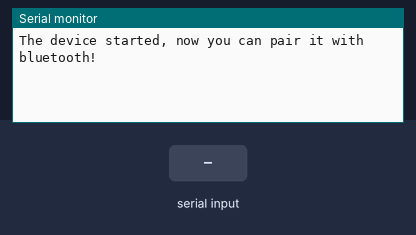
Recording of a sketch running on a simulated ESP32. Parts: the last lines printed to the serial monitor. The inputs (shaded band) are chosen by the test bench. Nothing arrives over Bluetooth unless stated.

Above: at 1.2 s.
1.3 s: "1" received over the second serial link
At 1.7 s:
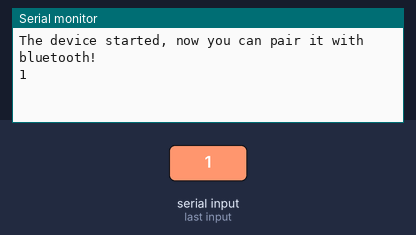
2.8 s: "0" received over the second serial link
At 4.0 s:
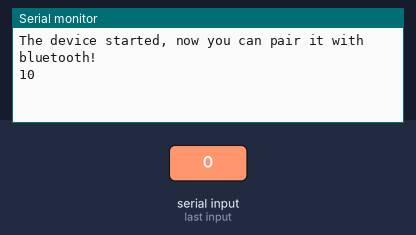

The sketch:

008_bluetooth.ino
```cpp
#include "BluetoothSerial.h"

BluetoothSerial serialBT;

void setup() {
  Serial.begin(115200);
  serialBT.begin("ESP32BT");
  Serial.println("The device started, now you can pair it with bluetooth!");
}

void loop() {
  if(Serial.available()){
    serialBT.write(Serial.read());
  }
  if(serialBT.available()){
    Serial.write(serialBT.read());
  }
  delay(20);
}
```

Measured:
- after the input at 1.3 s, the serial monitor: prints a new line at once (image 1)
- after the input at 2.8 s, the serial monitor: prints a new line at once (image 2)
